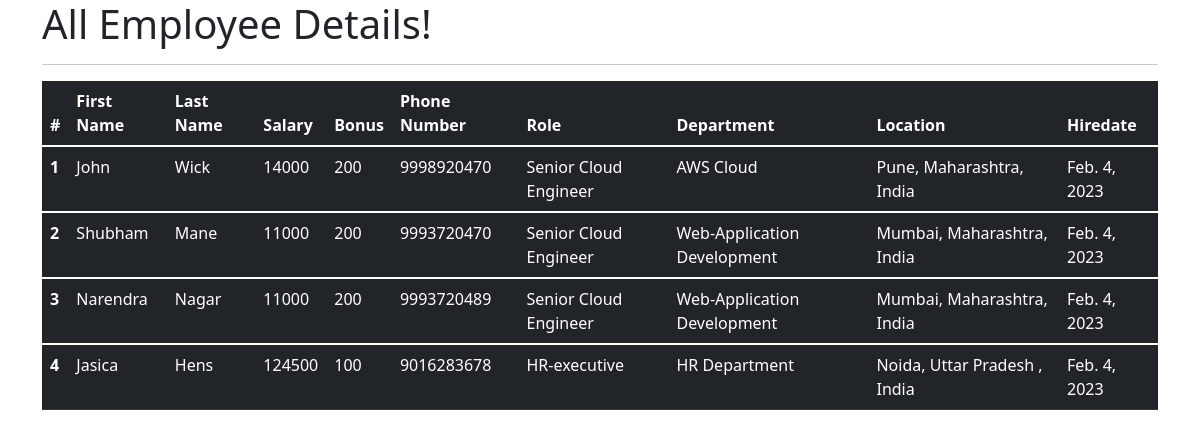
The app's page /all_emp with its own data.
### emp_app/models.py (models this page shows, shortened)
class Employee(models.Model):
    first_name = models.CharField(max_length=100, null=False)
    last_name = models.CharField(max_length=100)
    dept = models.ForeignKey(Department, on_delete=models.CASCADE)
    salary = models.IntegerField(default=0)
    bonus = models.IntegerField(default=0)
    role = models.ForeignKey(Role, on_delete=models.CASCADE)
    phone = models.IntegerField(default=0)
    hire_date = models.DateField()
    def __str__(self):
        return "%s %s %s" %(self.first_name, self.last_name, self.phone)

class Role(models.Model):
    name = models.CharField(max_length=100, null=False)

class Department(models.Model):
    name = models.CharField(max_length=100,null=False)
    location = models.CharField(max_length=100)

### emp_app/views.py (the view)
# urls.py: path('all_emp', views.all_emp, name='all_emp'),
def all_emp(request):
    emps = Employee.objects.all()
    context = {
        'emps': emps
    }
    print(context)
    return render(request, 'view_all_emp.html', context)

### emp_app/templates/view_all_emp.html (shortened to what this page needs)
<!DOCTYPE html>
<html lang="en">
<head>
  <link href="https://cdn.jsdelivr.net/npm/bootstrap@5.1.3/dist/css/bootstrap.min.css" rel="stylesheet">
</head>
  <body>
  <div class="container">
          <h1>All Employee Details!</h1>
      <hr>
     <table class="table table-dark">
  <thead>
    <tr>
      <th scope="col">#</th>
      <th scope="col">First Name</th>
      <th scope="col">Last Name</th>
      <th scope="col">Salary</th>
      <th scope="col">Bonus</th>
      <th scope="col">Phone Number</th>
      <th scope="col">Role</th>
      <th scope="col">Department</th>
      <th scope="col">Location</th>
      <th scope="col">Hiredate</th>
    </tr>
  </thead>
         {% for emp in emps %}
  <tbody>
    <tr>
      <th scope="row">{{emp.id}}</th>
      <td>{{emp.first_name}}</td>
      <td>{{emp.last_name}}</td>
      <td>{{emp.salary}}</td>
      <td>{{emp.bonus}}</td>
      <td>{{emp.phone}}</td>
      <td>{{emp.role.name}}</td>
      <td>{{emp.dept.name}}</td>
      <td>{{emp.dept.location}}</td>
      <td>{{emp.hire_date}}</td>
    </tr>
  </tbody>
         {% endfor %}
</table>
  </div>
  </body>
</html>

### records on screen
Employee: id "1", first_name "John", last_name "Wick", salary "14000", bonus "200", phone "9998920470", role.name "Senior Cloud Engineer", dept.name "AWS Cloud", dept.location "Pune, Maharashtra, India", hire_date "Feb. 4, 2023"
Employee: id "2", first_name "Shubham", last_name "Mane", salary "11000", bonus "200", phone "9993720470", role.name "Senior Cloud Engineer", dept.name "Web-Application Development", dept.location "Mumbai, Maharashtra, India", hire_date "Feb. 4, 2023"
Employee: id "3", first_name "Narendra", last_name "Nagar", salary "11000", bonus "200", phone "9993720489", role.name "Senior Cloud Engineer", dept.name "Web-Application Development", dept.location "Mumbai, Maharashtra, India", hire_date "Feb. 4, 2023"
Employee: id "4", first_name "Jasica", last_name "Hens", salary "124500", bonus "100", phone "9016283678", role.name "HR-executive", dept.name "HR Department", dept.location "Noida, Uttar Pradesh , India", hire_date "Feb. 4, 2023"
